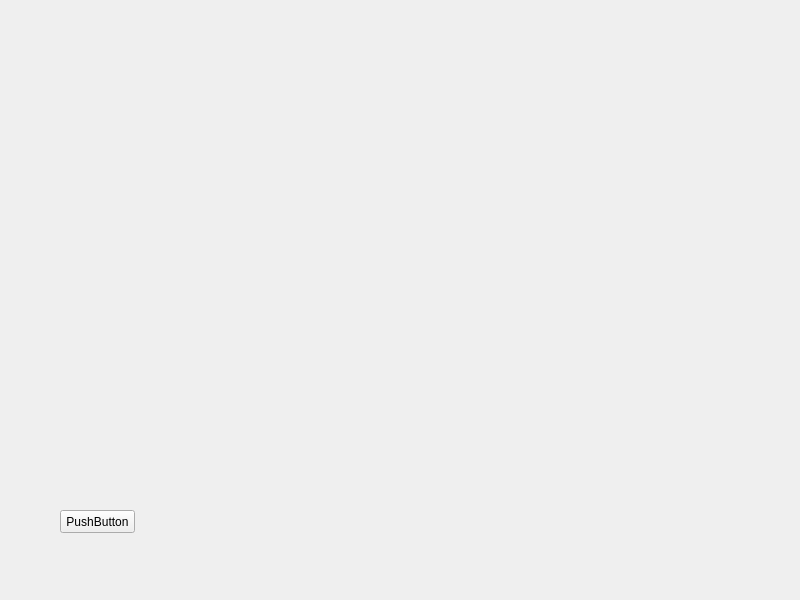
<?xml version="1.0" encoding="UTF-8"?>
<ui version="4.0">
 <class>Widget</class>
 <widget class="QWidget" name="Widget">
  <property name="geometry">
   <rect>
    <x>0</x>
    <y>0</y>
    <width>800</width>
    <height>600</height>
   </rect>
  </property>
  <property name="windowTitle">
   <string>Widget</string>
  </property>
  <widget class="QPushButton" name="pushButton">
   <property name="geometry">
    <rect>
     <x>60</x>
     <y>510</y>
     <width>75</width>
     <height>23</height>
    </rect>
   </property>
   <property name="text">
    <string>PushButton</string>
   </property>
  </widget>
 </widget>
 <resources/>
 <connections/>
</ui>
